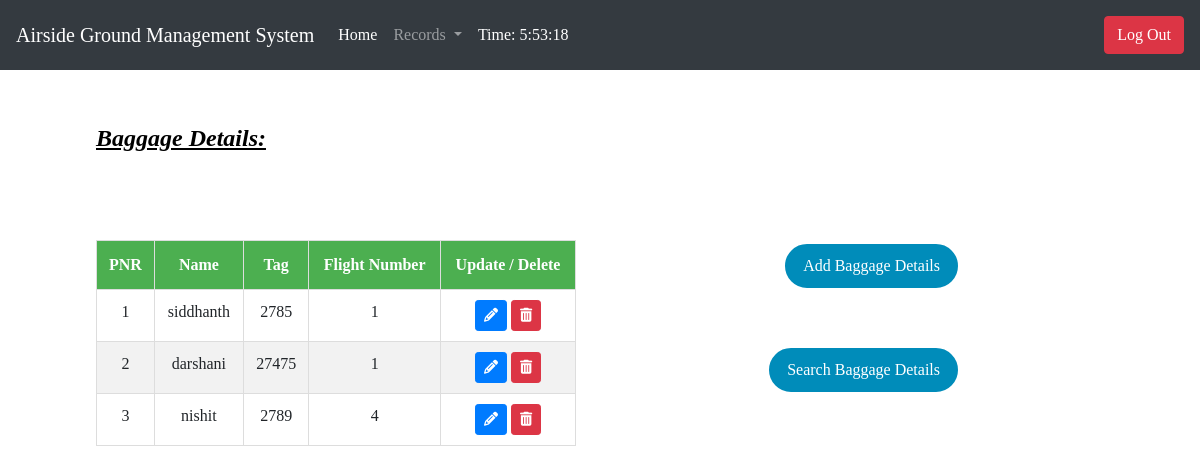
Page /baggage/ (signed in) on the committed database.
### baggage/models.py (models this page shows)
class baggage(models.Model):
    pnr=models.ForeignKey(pnr,on_delete=models.CASCADE,related_name='bag_pnr')
    tag=models.CharField(max_length=8,unique=True)
    name=models.OneToOneField(passenger,on_delete=models.CASCADE,related_name='bag_name')
    fl_no=models.ForeignKey(FlightNum,on_delete=models.CASCADE,related_name='bag_flno')

### passenger/models.py (models this page shows)
class pnr(models.Model):
    pnr=models.CharField(max_length=9,primary_key=True)
    def __str__(self):
        return self.pnr

class passenger(models.Model):
    pnr=models.OneToOneField(pnr,on_delete=models.CASCADE,primary_key=True,related_name='p2')
    name=models.CharField(max_length=10)
    dob=models.DateField (auto_now=False, auto_now_add=False)
    passport_no= models.CharField(max_length=10,unique=True)
    fl_no=models.ForeignKey(FlightNum,on_delete=models.CASCADE)
    def __str__(self):
        return self.name

### postlog/models.py (models this page shows)
class FlightNum(models.Model):
	fl_no =models.CharField(max_length=5,primary_key=True)
	def __str__(self):
		return self.fl_no

### baggage/views.py (the view)
# urls.py: path('',views.baggageListPageView.as_view(), name ='baggage_list'),
class baggageListPageView(ListView):
	model = baggage
	context_object_name = 'baggages'
	template_name = 'baggage/baggage_home.html'

### baggage/templates/baggage/baggage_home.html (shortened to what this page needs)
{% extends 'base_template1.html' %}
{% load static from staticfiles %}
{% load crispy_forms_tags %}
{% block title %} Baggage {% endblock%} {%block content%}
{% if baggages %}
<p id="fli"><u><b><i>Baggage Details:</i></b></u></p>
<table class="table table-bordered" id="flight">
    <thead>
        <tr>
            <th class="text-center" scope="col">PNR</th>
            <th class="text-center" scope="col">Name</th>
            <th class="text-center" scope="col">Tag</th>
            <th class="text-center" scope="col">Flight Number</th>
            <th class="text-center" scope="col">Update / Delete</th>
        </tr>
    </thead>
    <tbody>
        {% for baggage in baggages %}
        <tr>
            <td class="text-center">{{baggage.pnr}}</td>
            <td class="text-center">{{baggage.name}}</td>
            <td class="text-center">{{baggage.tag}}</td>
            <td class="text-center">{{baggage.fl_no}}</td>
            <td class="text-center">
                <a href="{% url 'baggage_update' baggage.pk %}">
                    <button type="button" class="update-status btn btn-sm btn-primary">
                        <span class="fa fa-pencil"></span>
                    </button>
                    <form action="{% url 'baggage_delete' baggage.pk %}" method='POST' style="display: inline;">
                        <button type="submit" class="delete-status btn btn-sm btn-danger">
                            <span class="fa fa-trash"></span>
                        </button>
                    </form>
        </tr>
        {%endfor%}
    </tbody>
</table>
<a href='{% url "baggage_add" %}'>
    <button type="button" class="butra button1ra">Add Baggage Details</button>
</a>
<button type="button" class="butrb button2rb" data-toggle="modal" data-target="#Hello_Modal">Search Baggage Details</button>
{% endif %}
{% endblock %}

### assets/styles.css (style rules this page uses)
body { background-repeat: no-repeat; background-size: auto; color: #000; }
body * { font-family: Ubuntu; }
a, a:hover, a:visited { color: #fff; text-decoration: none; }

### assets/styles_status.css (style rules this page uses)
#fli { position: absolute; top: 15%; left: 8%; font-size: 150%; }
#flight { font-family: "Trebuchet MS", Arial, Helvetica, sans-serif; border-collapse: collapse; width: 40%; position: absolute; top: 30%; left: 8%; }
#flight td, #flight th { border: 1px solid #ddd; padding: 10px; flex-wrap: nowrap; }
#flight tr:nth-child(even) { background-color: #f2f2f2; }
#flight th { padding-top: 12px; padding-bottom: 12px; text-align: left; background-color: #4CAF50; color: white; }
.butra { background-color: #4CAF50; border: none; color: white; padding: 8px 16px; text-align: center; text-decoration: none; display: inline-block; font-size: 16px; margin: 4px 2px; -webkit-transition-duration: 0.4s; transition-duration: 0.4s; cursor: pointer; position: absolute; top: 30%; right: 20%; border-radius: 30px; }
.butrb { background-color: #4CAF50; border: none; color: white; padding: 8px 16px; text-align: center; text-decoration: none; display: inline-block; font-size: 16px; margin: 4px 2px; -webkit-transition-duration: 0.4s; transition-duration: 0.4s; cursor: pointer; position: absolute; top: 43%; right: 20%; border-radius: 30px; }
.button1ra { background-color: #008CBA; color: white; border: 2px solid #008CBA; }
.button2rb { background-color: #008CBA; color: white; border: 2px solid #008CBA; }

### rows in the picture
baggage: pnr "1", name "siddhanth", tag "2785", fl_no "1"
baggage: pnr "2", name "darshani", tag "27475", fl_no "1"
baggage: pnr "3", name "nishit", tag "2789", fl_no "4"
